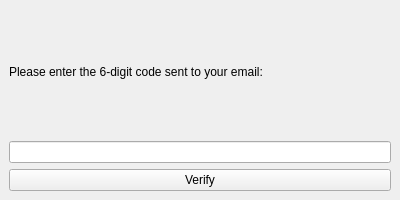
<?xml version="1.0" encoding="UTF-8"?>
<ui version="4.0">
 <class>VerificationForm</class>
 <widget class="QMainWindow" name="VerificationForm">
  <property name="geometry">
   <rect>
    <x>0</x>
    <y>0</y>
    <width>400</width>
    <height>200</height>
   </rect>
  </property>
  <property name="windowTitle">
   <string>Verification</string>
  </property>
  <widget class="QWidget" name="centralwidget">
   <layout class="QVBoxLayout" name="verticalLayout">
    <!-- An instructions label -->
    <item>
     <widget class="QLabel" name="label_instructions">
      <property name="text">
       <string>Please enter the 6-digit code sent to your email:</string>
      </property>
     </widget>
    </item>
    <!-- The line edit for code entry -->
    <item>
     <widget class="QLineEdit" name="verification_textbox"/>
    </item>
    <!-- The verify button -->
    <item>
     <widget class="QPushButton" name="verify_button">
      <property name="text">
       <string>Verify</string>
      </property>
     </widget>
    </item>
   </layout>
  </widget>
 </widget>
 <resources/>
 <connections/>
</ui>
